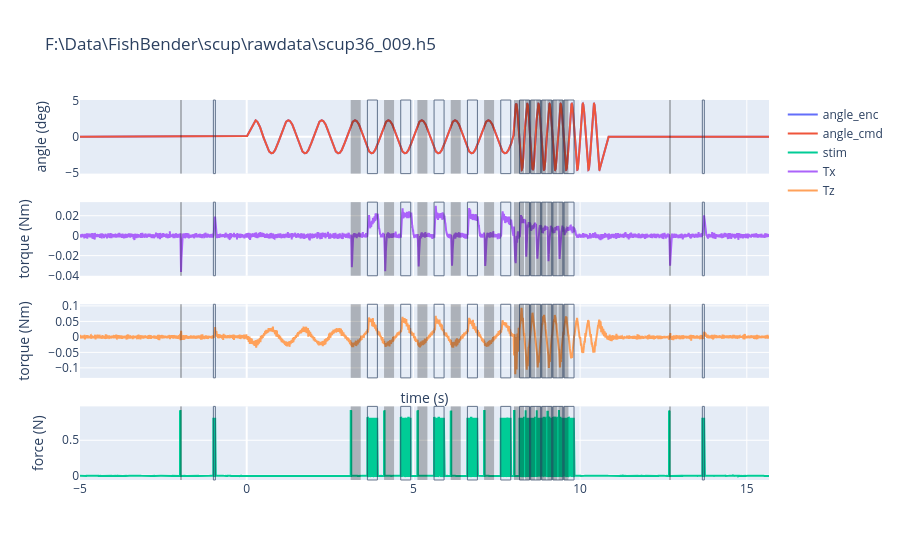

Write notebook code for a chart like this one.
### Markdown cell above
# Plot results

### Code cell
fig = make_subplots(rows = 4, cols = 1,
                   shared_xaxes=True)
fig.add_trace(
    go.Scatter(x = t, y = angle_measured, mode="lines", name="angle_enc"),
    row=1, col=1)
fig.add_trace(
    go.Scatter(x = t, y = angle, mode="lines", name="angle_cmd"),
    row=1, col=1)
fig.add_trace(
    go.Scatter(x = t, y = aidata[6,:], mode="lines", name="stim"),
    row=4, col=1)
fig.add_trace(
    go.Scatter(x = t, y = forcetorque[3,:], mode="lines", name="Tx"),
    row=2, col=1)
# fig.add_trace(
#     go.Scatter(x = t, y = forcetorque[1,:], mode="lines", name="Fy"),
#     row=4, col=1)
fig.add_trace(
    go.Scatter(x = t, y = forcetorque[5,:], mode="lines", name="Tz"),
    row=3, col=1)

for onoff in Lonoff:
    fig.add_vrect(x0 = onoff[0], x1=onoff[1], fillcolor="black", opacity=0.25, line_width=0,
                        row="all", col="all")

for onoff in Ronoff:
    fig.add_vrect(x0 = onoff[0], x1=onoff[1], opacity=0.7, line_width=1,
                      row="all", col="all")

fig.update_yaxes(title_text = "angle (deg)", row=1)
fig.update_yaxes(title_text = "torque (Nm)", row=2)
fig.update_yaxes(title_text = "torque (Nm)", row=3)
fig.update_yaxes(title_text = "force (N)", row=4)
fig.update_xaxes(title_text = "time (s)", row=3)
fig.update_layout(title_text = bender.filename)

### Figure 1 — Plotly figure (JSON) as saved in the notebook; plotly's stock layout.template omitted (floating-point values rounded to 4 significant figures; data arrays with more than 128 entries replaced by an {"elided": "..."} marker saying what was removed)
{"data": [{"mode": "lines", "name": "angle_enc", "type": "scatter", "x": {"elided": "20667 float values"}, "xaxis": "x", "y": {"elided": "20667 float values"}, "yaxis": "y"}, {"mode": "lines", "name": "angle_cmd", "type": "scatter", "x": {"elided": "20667 float values"}, "xaxis": "x", "y": {"elided": "20667 float values"}, "yaxis": "y"}, {"mode": "lines", "name": "stim", "type": "scatter", "x": {"elided": "20667 float values"}, "xaxis": "x4", "y": {"elided": "20667 float values"}, "yaxis": "y4"}, {"mode": "lines", "name": "Tx", "type": "scatter", "x": {"elided": "20667 float values"}, "xaxis": "x2", "y": {"elided": "20667 float values"}, "yaxis": "y2"}, {"mode": "lines", "name": "Tz", "type": "scatter", "x": {"elided": "20667 float values"}, "xaxis": "x3", "y": {"elided": "20667 float values"}, "yaxis": "y3"}], "layout": {"shapes": [{"fillcolor": "black", "line": {"width": 0}, "opacity": 0.25, "type": "rect", "x0": 3.12, "x1": 3.42, "xref": "x", "y0": 0, "y1": 1, "yref": "y domain"}, {"fillcolor": "black", "line": {"width": 0}, "opacity": 0.25, "type": "rect", "x0": 3.12, "x1": 3.42, "xref": "x2", "y0": 0, "y1": 1, "yref": "y2 domain"}, {"fillcolor": "black", "line": {"width": 0}, "opacity": 0.25, "type": "rect", "x0": 3.12, "x1": 3.42, "xref": "x3", "y0": 0, "y1": 1, "yref": "y3 domain"}, {"fillcolor": "black", "line": {"width": 0}, "opacity": 0.25, "type": "rect", "x0": 3.12, "x1": 3.42, "xref": "x4", "y0": 0, "y1": 1, "yref": "y4 domain"}, {"fillcolor": "black", "line": {"width": 0}, "opacity": 0.25, "type": "rect", "x0": 4.12, "x1": 4.42, "xref": "x", "y0": 0, "y1": 1, "yref": "y domain"}, {"fillcolor": "black", "line": {"width": 0}, "opacity": 0.25, "type": "rect", "x0": 4.12, "x1": 4.42, "xref": "x2", "y0": 0, "y1": 1, "yref": "y2 domain"}, {"fillcolor": "black", "line": {"width": 0}, "opacity": 0.25, "type": "rect", "x0": 4.12, "x1": 4.42, "xref": "x3", "y0": 0, "y1": 1, "yref": "y3 domain"}, {"fillcolor": "black", "line": {"width": 0}, "opacity": 0.25, "type": "rect", "x0": 4.12, "x1": 4.42, "xref": "x4", "y0": 0, "y1": 1, "yref": "y4 domain"}, {"fillcolor": "black", "line": {"width": 0}, "opacity": 0.25, "type": "rect", "x0": 5.12, "x1": 5.42, "xref": "x", "y0": 0, "y1": 1, "yref": "y domain"}, {"fillcolor": "black", "line": {"width": 0}, "opacity": 0.25, "type": "rect", "x0": 5.12, "x1": 5.42, "xref": "x2", "y0": 0, "y1": 1, "yref": "y2 domain"}, {"fillcolor": "black", "line": {"width": 0}, "opacity": 0.25, "type": "rect", "x0": 5.12, "x1": 5.42, "xref": "x3", "y0": 0, "y1": 1, "yref": "y3 domain"}, {"fillcolor": "black", "line": {"width": 0}, "opacity": 0.25, "type": "rect", "x0": 5.12, "x1": 5.42, "xref": "x4", "y0": 0, "y1": 1, "yref": "y4 domain"}, {"fillcolor": "black", "line": {"width": 0}, "opacity": 0.25, "type": "rect", "x0": 6.12, "x1": 6.42, "xref": "x", "y0": 0, "y1": 1, "yref": "y domain"}, {"fillcolor": "black", "line": {"width": 0}, "opacity": 0.25, "type": "rect", "x0": 6.12, "x1": 6.42, "xref": "x2", "y0": 0, "y1": 1, "yref": "y2 domain"}, {"fillcolor": "black", "line": {"width": 0}, "opacity": 0.25, "type": "rect", "x0": 6.12, "x1": 6.42, "xref": "x3", "y0": 0, "y1": 1, "yref": "y3 domain"}, {"fillcolor": "black", "line": {"width": 0}, "opacity": 0.25, "type": "rect", "x0": 6.12, "x1": 6.42, "xref": "x4", "y0": 0, "y1": 1, "yref": "y4 domain"}, {"fillcolor": "black", "line": {"width": 0}, "opacity": 0.25, "type": "rect", "x0": 7.12, "x1": 7.42, "xref": "x", "y0": 0, "y1": 1, "yref": "y domain"}, {"fillcolor": "black", "line": {"width": 0}, "opacity": 0.25, "type": "rect", "x0": 7.12, "x1": 7.42, "xref": "x2", "y0": 0, "y1": 1, "yref": "y2 domain"}, {"fillcolor": "black", "line": {"width": 0}, "opacity": 0.25, "type": "rect", "x0": 7.12, "x1": 7.42, "xref": "x3", "y0": 0, "y1": 1, "yref": "y3 domain"}, {"fillcolor": "black", "line": {"width": 0}, "opacity": 0.25, "type": "rect", "x0": 7.12, "x1": 7.42, "xref": "x4", "y0": 0, "y1": 1, "yref": "y4 domain"}, {"fillcolor": "black", "line": {"width": 0}, "opacity": 0.25, "type": "rect", "x0": 8.017, "x1": 8.317, "xref": "x", "y0": 0, "y1": 1, "yref": "y domain"}, {"fillcolor": "black", "line": {"width": 0}, "opacity": 0.25, "type": "rect", "x0": 8.017, "x1": 8.317, "xref": "x2", "y0": 0, "y1": 1, "yref": "y2 domain"}, {"fillcolor": "black", "line": {"width": 0}, "opacity": 0.25, "type": "rect", "x0": 8.017, "x1": 8.317, "xref": "x3", "y0": 0, "y1": 1, "yref": "y3 domain"}, {"fillcolor": "black", "line": {"width": 0}, "opacity": 0.25, "type": "rect", "x0": 8.017, "x1": 8.317, "xref": "x4", "y0": 0, "y1": 1, "yref": "y4 domain"}, {"fillcolor": "black", "line": {"width": 0}, "opacity": 0.25, "type": "rect", "x0": 8.351, "x1": 8.651, "xref": "x", "y0": 0, "y1": 1, "yref": "y domain"}, {"fillcolor": "black", "line": {"width": 0}, "opacity": 0.25, "type": "rect", "x0": 8.351, "x1": 8.651, "xref": "x2", "y0": 0, "y1": 1, "yref": "y2 domain"}, {"fillcolor": "black", "line": {"width": 0}, "opacity": 0.25, "type": "rect", "x0": 8.351, "x1": 8.651, "xref": "x3", "y0": 0, "y1": 1, "yref": "y3 domain"}, {"fillcolor": "black", "line": {"width": 0}, "opacity": 0.25, "type": "rect", "x0": 8.351, "x1": 8.651, "xref": "x4", "y0": 0, "y1": 1, "yref": "y4 domain"}, {"fillcolor": "black", "line": {"width": 0}, "opacity": 0.25, "type": "rect", "x0": 8.684, "x1": 8.984, "xref": "x", "y0": 0, "y1": 1, "yref": "y domain"}, {"fillcolor": "black", "line": {"width": 0}, "opacity": 0.25, "type": "rect", "x0": 8.684, "x1": 8.984, "xref": "x2", "y0": 0, "y1": 1, "yref": "y2 domain"}, {"fillcolor": "black", "line": {"width": 0}, "opacity": 0.25, "type": "rect", "x0": 8.684, "x1": 8.984, "xref": "x3", "y0": 0, "y1": 1, "yref": "y3 domain"}, {"fillcolor": "black", "line": {"width": 0}, "opacity": 0.25, "type": "rect", "x0": 8.684, "x1": 8.984, "xref": "x4", "y0": 0, "y1": 1, "yref": "y4 domain"}, {"fillcolor": "black", "line": {"width": 0}, "opacity": 0.25, "type": "rect", "x0": 9.017, "x1": 9.317, "xref": "x", "y0": 0, "y1": 1, "yref": "y domain"}, {"fillcolor": "black", "line": {"width": 0}, "opacity": 0.25, "type": "rect", "x0": 9.017, "x1": 9.317, "xref": "x2", "y0": 0, "y1": 1, "yref": "y2 domain"}, {"fillcolor": "black", "line": {"width": 0}, "opacity": 0.25, "type": "rect", "x0": 9.017, "x1": 9.317, "xref": "x3", "y0": 0, "y1": 1, "yref": "y3 domain"}, {"fillcolor": "black", "line": {"width": 0}, "opacity": 0.25, "type": "rect", "x0": 9.017, "x1": 9.317, "xref": "x4", "y0": 0, "y1": 1, "yref": "y4 domain"}, {"fillcolor": "black", "line": {"width": 0}, "opacity": 0.25, "type": "rect", "x0": 9.351, "x1": 9.651, "xref": "x", "y0": 0, "y1": 1, "yref": "y domain"}, {"fillcolor": "black", "line": {"width": 0}, "opacity": 0.25, "type": "rect", "x0": 9.351, "x1": 9.651, "xref": "x2", "y0": 0, "y1": 1, "yref": "y2 domain"}, {"fillcolor": "black", "line": {"width": 0}, "opacity": 0.25, "type": "rect", "x0": 9.351, "x1": 9.651, "xref": "x3", "y0": 0, "y1": 1, "yref": "y3 domain"}, {"fillcolor": "black", "line": {"width": 0}, "opacity": 0.25, "type": "rect", "x0": 9.351, "x1": 9.651, "xref": "x4", "y0": 0, "y1": 1, "yref": "y4 domain"}, {"fillcolor": "black", "line": {"width": 0}, "opacity": 0.25, "type": "rect", "x0": -2, "x1": -1.94, "xref": "x", "y0": 0, "y1": 1, "yref": "y domain"}, {"fillcolor": "black", "line": {"width": 0}, "opacity": 0.25, "type": "rect", "x0": -2, "x1": -1.94, "xref": "x2", "y0": 0, "y1": 1, "yref": "y2 domain"}, {"fillcolor": "black", "line": {"width": 0}, "opacity": 0.25, "type": "rect", "x0": -2, "x1": -1.94, "xref": "x3", "y0": 0, "y1": 1, "yref": "y3 domain"}, {"fillcolor": "black", "line": {"width": 0}, "opacity": 0.25, "type": "rect", "x0": -2, "x1": -1.94, "xref": "x4", "y0": 0, "y1": 1, "yref": "y4 domain"}, {"fillcolor": "black", "line": {"width": 0}, "opacity": 0.25, "type": "rect", "x0": 12.67, "x1": 12.73, "xref": "x", "y0": 0, "y1": 1, "yref": "y domain"}, {"fillcolor": "black", "line": {"width": 0}, "opacity": 0.25, "type": "rect", "x0": 12.67, "x1": 12.73, "xref": "x2", "y0": 0, "y1": 1, "yref": "y2 domain"}, {"fillcolor": "black", "line": {"width": 0}, "opacity": 0.25, "type": "rect", "x0": 12.67, "x1": 12.73, "xref": "x3", "y0": 0, "y1": 1, "yref": "y3 domain"}, {"fillcolor": "black", "line": {"width": 0}, "opacity": 0.25, "type": "rect", "x0": 12.67, "x1": 12.73, "xref": "x4", "y0": 0, "y1": 1, "yref": "y4 domain"}, {"line": {"width": 1}, "opacity": 0.7, "type": "rect", "x0": 3.62, "x1": 3.92, "xref": "x", "y0": 0, "y1": 1, "yref": "y domain"}, {"line": {"width": 1}, "opacity": 0.7, "type": "rect", "x0": 3.62, "x1": 3.92, "xref": "x2", "y0": 0, "y1": 1, "yref": "y2 domain"}, {"line": {"width": 1}, "opacity": 0.7, "type": "rect", "x0": 3.62, "x1": 3.92, "xref": "x3", "y0": 0, "y1": 1, "yref": "y3 domain"}, {"line": {"width": 1}, "opacity": 0.7, "type": "rect", "x0": 3.62, "x1": 3.92, "xref": "x4", "y0": 0, "y1": 1, "yref": "y4 domain"}, {"line": {"width": 1}, "opacity": 0.7, "type": "rect", "x0": 4.62, "x1": 4.92, "xref": "x", "y0": 0, "y1": 1, "yref": "y domain"}, {"line": {"width": 1}, "opacity": 0.7, "type": "rect", "x0": 4.62, "x1": 4.92, "xref": "x2", "y0": 0, "y1": 1, "yref": "y2 domain"}, {"line": {"width": 1}, "opacity": 0.7, "type": "rect", "x0": 4.62, "x1": 4.92, "xref": "x3", "y0": 0, "y1": 1, "yref": "y3 domain"}, {"line": {"width": 1}, "opacity": 0.7, "type": "rect", "x0": 4.62, "x1": 4.92, "xref": "x4", "y0": 0, "y1": 1, "yref": "y4 domain"}, {"line": {"width": 1}, "opacity": 0.7, "type": "rect", "x0": 5.62, "x1": 5.92, "xref": "x", "y0": 0, "y1": 1, "yref": "y domain"}, {"line": {"width": 1}, "opacity": 0.7, "type": "rect", "x0": 5.62, "x1": 5.92, "xref": "x2", "y0": 0, "y1": 1, "yref": "y2 domain"}, {"line": {"width": 1}, "opacity": 0.7, "type": "rect", "x0": 5.62, "x1": 5.92, "xref": "x3", "y0": 0, "y1": 1, "yref": "y3 domain"}, {"line": {"width": 1}, "opacity": 0.7, "type": "rect", "x0": 5.62, "x1": 5.92, "xref": "x4", "y0": 0, "y1": 1, "yref": "y4 domain"}, {"line": {"width": 1}, "opacity": 0.7, "type": "rect", "x0": 6.62, "x1": 6.92, "xref": "x", "y0": 0, "y1": 1, "yref": "y domain"}, {"line": {"width": 1}, "opacity": 0.7, "type": "rect", "x0": 6.62, "x1": 6.92, "xref": "x2", "y0": 0, "y1": 1, "yref": "y2 domain"}, {"line": {"width": 1}, "opacity": 0.7, "type": "rect", "x0": 6.62, "x1": 6.92, "xref": "x3", "y0": 0, "y1": 1, "yref": "y3 domain"}, {"line": {"width": 1}, "opacity": 0.7, "type": "rect", "x0": 6.62, "x1": 6.92, "xref": "x4", "y0": 0, "y1": 1, "yref": "y4 domain"}, {"line": {"width": 1}, "opacity": 0.7, "type": "rect", "x0": 7.62, "x1": 7.92, "xref": "x", "y0": 0, "y1": 1, "yref": "y domain"}, {"line": {"width": 1}, "opacity": 0.7, "type": "rect", "x0": 7.62, "x1": 7.92, "xref": "x2", "y0": 0, "y1": 1, "yref": "y2 domain"}, {"line": {"width": 1}, "opacity": 0.7, "type": "rect", "x0": 7.62, "x1": 7.92, "xref": "x3", "y0": 0, "y1": 1, "yref": "y3 domain"}, {"line": {"width": 1}, "opacity": 0.7, "type": "rect", "x0": 7.62, "x1": 7.92, "xref": "x4", "y0": 0, "y1": 1, "yref": "y4 domain"}, {"line": {"width": 1}, "opacity": 0.7, "type": "rect", "x0": 8.184, "x1": 8.484, "xref": "x", "y0": 0, "y1": 1, "yref": "y domain"}, {"line": {"width": 1}, "opacity": 0.7, "type": "rect", "x0": 8.184, "x1": 8.484, "xref": "x2", "y0": 0, "y1": 1, "yref": "y2 domain"}, {"line": {"width": 1}, "opacity": 0.7, "type": "rect", "x0": 8.184, "x1": 8.484, "xref": "x3", "y0": 0, "y1": 1, "yref": "y3 domain"}, {"line": {"width": 1}, "opacity": 0.7, "type": "rect", "x0": 8.184, "x1": 8.484, "xref": "x4", "y0": 0, "y1": 1, "yref": "y4 domain"}, {"line": {"width": 1}, "opacity": 0.7, "type": "rect", "x0": 8.518, "x1": 8.818, "xref": "x", "y0": 0, "y1": 1, "yref": "y domain"}, {"line": {"width": 1}, "opacity": 0.7, "type": "rect", "x0": 8.518, "x1": 8.818, "xref": "x2", "y0": 0, "y1": 1, "yref": "y2 domain"}, {"line": {"width": 1}, "opacity": 0.7, "type": "rect", "x0": 8.518, "x1": 8.818, "xref": "x3", "y0": 0, "y1": 1, "yref": "y3 domain"}, {"line": {"width": 1}, "opacity": 0.7, "type": "rect", "x0": 8.518, "x1": 8.818, "xref": "x4", "y0": 0, "y1": 1, "yref": "y4 domain"}, {"line": {"width": 1}, "opacity": 0.7, "type": "rect", "x0": 8.851, "x1": 9.151, "xref": "x", "y0": 0, "y1": 1, "yref": "y domain"}, {"line": {"width": 1}, "opacity": 0.7, "type": "rect", "x0": 8.851, "x1": 9.151, "xref": "x2", "y0": 0, "y1": 1, "yref": "y2 domain"}, {"line": {"width": 1}, "opacity": 0.7, "type": "rect", "x0": 8.851, "x1": 9.151, "xref": "x3", "y0": 0, "y1": 1, "yref": "y3 domain"}, {"line": {"width": 1}, "opacity": 0.7, "type": "rect", "x0": 8.851, "x1": 9.151, "xref": "x4", "y0": 0, "y1": 1, "yref": "y4 domain"}, {"line": {"width": 1}, "opacity": 0.7, "type": "rect", "x0": 9.184, "x1": 9.484, "xref": "x", "y0": 0, "y1": 1, "yref": "y domain"}, {"line": {"width": 1}, "opacity": 0.7, "type": "rect", "x0": 9.184, "x1": 9.484, "xref": "x2", "y0": 0, "y1": 1, "yref": "y2 domain"}, {"line": {"width": 1}, "opacity": 0.7, "type": "rect", "x0": 9.184, "x1": 9.484, "xref": "x3", "y0": 0, "y1": 1, "yref": "y3 domain"}, {"line": {"width": 1}, "opacity": 0.7, "type": "rect", "x0": 9.184, "x1": 9.484, "xref": "x4", "y0": 0, "y1": 1, "yref": "y4 domain"}, {"line": {"width": 1}, "opacity": 0.7, "type": "rect", "x0": 9.518, "x1": 9.818, "xref": "x", "y0": 0, "y1": 1, "yref": "y domain"}, {"line": {"width": 1}, "opacity": 0.7, "type": "rect", "x0": 9.518, "x1": 9.818, "xref": "x2", "y0": 0, "y1": 1, "yref": "y2 domain"}, {"line": {"width": 1}, "opacity": 0.7, "type": "rect", "x0": 9.518, "x1": 9.818, "xref": "x3", "y0": 0, "y1": 1, "yref": "y3 domain"}, {"line": {"width": 1}, "opacity": 0.7, "type": "rect", "x0": 9.518, "x1": 9.818, "xref": "x4", "y0": 0, "y1": 1, "yref": "y4 domain"}, {"line": {"width": 1}, "opacity": 0.7, "type": "rect", "x0": -1, "x1": -0.94, "xref": "x", "y0": 0, "y1": 1, "yref": "y domain"}, {"line": {"width": 1}, "opacity": 0.7, "type": "rect", "x0": -1, "x1": -0.94, "xref": "x2", "y0": 0, "y1": 1, "yref": "y2 domain"}, {"line": {"width": 1}, "opacity": 0.7, "type": "rect", "x0": -1, "x1": -0.94, "xref": "x3", "y0": 0, "y1": 1, "yref": "y3 domain"}, {"line": {"width": 1}, "opacity": 0.7, "type": "rect", "x0": -1, "x1": -0.94, "xref": "x4", "y0": 0, "y1": 1, "yref": "y4 domain"}, {"line": {"width": 1}, "opacity": 0.7, "type": "rect", "x0": 13.67, "x1": 13.73, "xref": "x", "y0": 0, "y1": 1, "yref": "y domain"}, {"line": {"width": 1}, "opacity": 0.7, "type": "rect", "x0": 13.67, "x1": 13.73, "xref": "x2", "y0": 0, "y1": 1, "yref": "y2 domain"}, {"line": {"width": 1}, "opacity": 0.7, "type": "rect", "x0": 13.67, "x1": 13.73, "xref": "x3", "y0": 0, "y1": 1, "yref": "y3 domain"}, {"line": {"width": 1}, "opacity": 0.7, "type": "rect", "x0": 13.67, "x1": 13.73, "xref": "x4", "y0": 0, "y1": 1, "yref": "y4 domain"}], "title": {"text": "F:\\Data\\FishBender\\scup\\rawdata\\scup36_009.h5"}, "xaxis": {"anchor": "y", "domain": [0, 1], "matches": "x4", "showticklabels": false}, "xaxis2": {"anchor": "y2", "domain": [0, 1], "matches": "x4", "showticklabels": false}, "xaxis3": {"anchor": "y3", "domain": [0, 1], "matches": "x4", "showticklabels": false, "title": {"text": "time (s)"}}, "xaxis4": {"anchor": "y4", "domain": [0, 1]}, "yaxis": {"anchor": "x", "domain": [0.8063, 1], "title": {"text": "angle (deg)"}}, "yaxis2": {"anchor": "x2", "domain": [0.5375, 0.7312], "title": {"text": "torque (Nm)"}}, "yaxis3": {"anchor": "x3", "domain": [0.2687, 0.4625], "title": {"text": "torque (Nm)"}}, "yaxis4": {"anchor": "x4", "domain": [0, 0.1938], "title": {"text": "force (N)"}}}}
